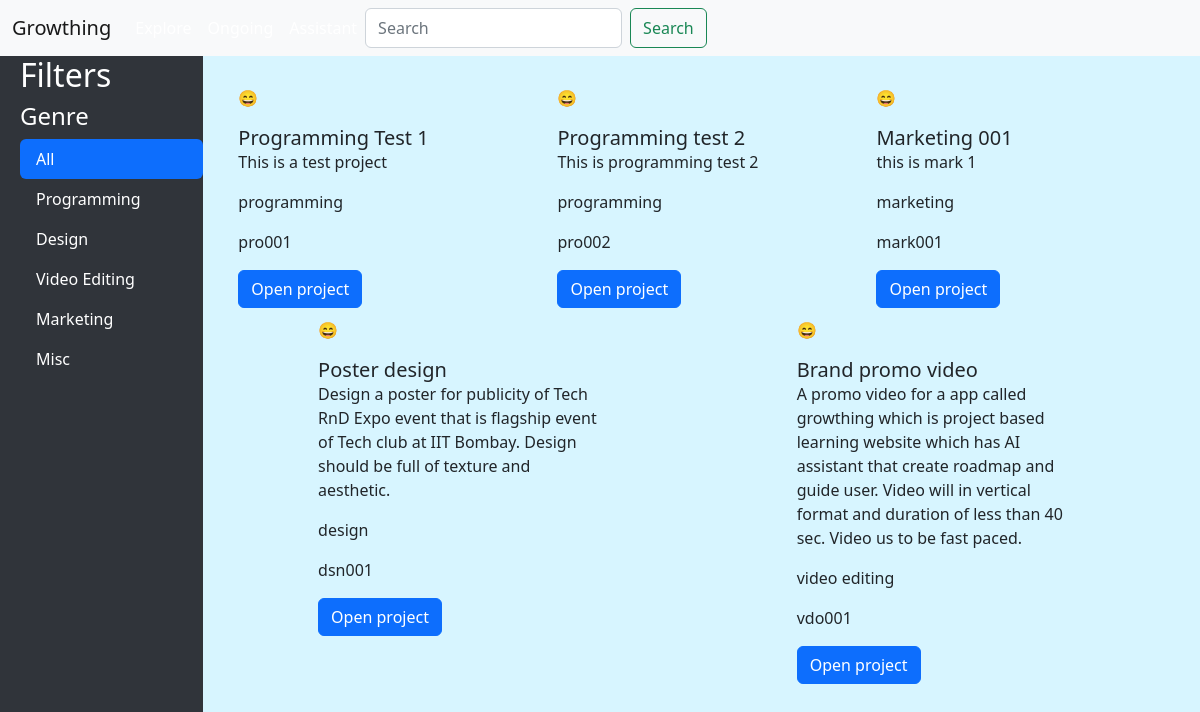
/explore/, run on the app's committed database.
### appname/models.py (models this page shows, shortened)
class Project(models.Model):
    title = models.CharField(max_length=100)
    description = models.TextField()
    skills = models.CharField(max_length=200)
    genre = models.CharField(max_length=20, choices=genre, default='misc')
    project_id = models.CharField(max_length=100)

### appname/views.py (the view)
# urls.py: path('explore/', project_list, name='project_list'),
def project_list(request):
    projects = Project.objects.all()
    programming = Project.objects.filter(genre='programming')
    design = Project.objects.filter(genre='design')
    marketing = Project.objects.filter(genre='marketing')
    video_editing = Project.objects.filter(genre='video editing')
    misc = Project.objects.filter(genre='misc')
    return render(request, "explore.html", context={'projects':projects, 'programming':programming, 'design':design,'marketing':marketing,'video_editing':video_editing, 'misc':misc})

### templates/explore.html (shortened to what this page needs)
<!DOCTYPE html>
<html>
<head>
  <link href="https://cdn.jsdelivr.net/npm/bootstrap@5.2.3/dist/css/bootstrap.min.css" rel="stylesheet">
  <link rel="stylesheet" type="text/css" href="styles.css">
</head>
<body>
  {% load static %}
  <header>
    <nav class="navbar navbar-expand-lg bg-light">
      <div class="container-fluid">
        <a class="navbar-brand" href="/">Growthing</a>
        <div class="collapse navbar-collapse" id="navbarNav">
          <ul class="navbar-nav">
            <li class="nav-item">
              <a class="nav-link" href="/explore">Explore</a>
            </li>
            <li class="nav-item">
              <a class="nav-link" href="/ongoing">Ongoing</a>
            </li>
            <li class="nav-item">
              <a class="nav-link" href="/assistant">Assistant</a>
            </li>
            <form class="d-flex" role="search">
              <input class="form-control me-2" type="search" placeholder="Search" aria-label="Search">
              <button class="btn btn-outline-success" type="submit">Search</button>
            </form>
          </ul>
        </div>
      </div>
    </nav>
  </header>
  <main class="flex">
    <div class="sideView">
      <h2>Filters</h2>
      <h4>Genre</h4>
      <ul class="nav nav-pills">
        <li class="nav-item">
            <a class="nav-link active" data-bs-toggle="pill" href="#all">All</a>
        </li>
        <li class="nav-item">
          <a class="nav-link" data-bs-toggle="pill" href="#programming">Programming</a>
        </li>
        <li class="nav-item">
          <a class="nav-link" data-bs-toggle="pill" href="#design">Design</a>
        </li>
        <li class="nav-item">
          <a class="nav-link" data-bs-toggle="pill" href="#video_editing">Video Editing</a>
        </li>
        <li class="nav-item">
          <a class="nav-link" data-bs-toggle="pill" href="#marketing">Marketing</a>
        </li>
        <li class="nav-item">
          <a class="nav-link" data-bs-toggle="pill" href="#misc">Misc</a>
        </li>
      </ul>
    </div>
    <div class="bg_design">
    <div class="main-page">
      <div class="tab-content project-cards-main">
        <div id="all" class="tab-pane fade show active project-cards">
          {% for project in projects %}
          <div  class="project-card" style="width: 18rem;">
            <p> &#128516; </p>
            <div class="card-body">
              <h5 class="card-title">{{project.title}}</h5>
              <p class="card-text">{{project.description}}</p>
              <p class="card-text">{{project.genre}}</p>
              <p class="card-text">{{project.project_id}}</p>
              <a href={% url 'project' pk=project.project_id %} class="btn btn-primary">Open project</a>
            </div>
          </div>
          {% endfor %}
        </div>
      </div>
    </div>
  </main>
</body>
</html>

### templates/styles.css (style rules this page uses)
.sideView { background-color: #008cff; }

### templates/explore.html (style rules this page uses)
.flex { display: flex; }
.sideView { background: #30343A; width: 20vw; height: 92.5vh; color: white; padding-left: 20px; }
.nav { flex-direction: column; color: white; }
.nav-link { color: white; }
.project-cards { display: flex; justify-content: space-around; flex-wrap: wrap; margin: 20px; }
.project-card { margin-top: 10px; }
.project-cards-main { width: auto; }
.tab-content .active { display: flex; }
.bg_design { background-color: #D7F5FF; height: 92.5vh; width: 100vw; }

### data on the page
Project: title "Programming Test 1", description "This is a test project", genre "programming", project_id "pro001"
Project: title "Programming test 2", description "This is programming test 2", genre "programming", project_id "pro002"
Project: title "Marketing 001", description "this is mark 1", genre "marketing", project_id "mark001"
Project: title "Poster design", description "Design a poster for publicity of Tech RnD Expo event that is flagship event of Tech club at IIT Bombay. Design should be full of texture and aesthetic.", genre "design", project_id "dsn001"
Project: title "Brand promo video", description "A promo video for a app called growthing which is project based learning website which has AI assistant that create roadmap and guide user. Video will in vertical format and duration of less than 40 sec. Video us to be fast paced.", genre "video editing", project_id "vdo001"
